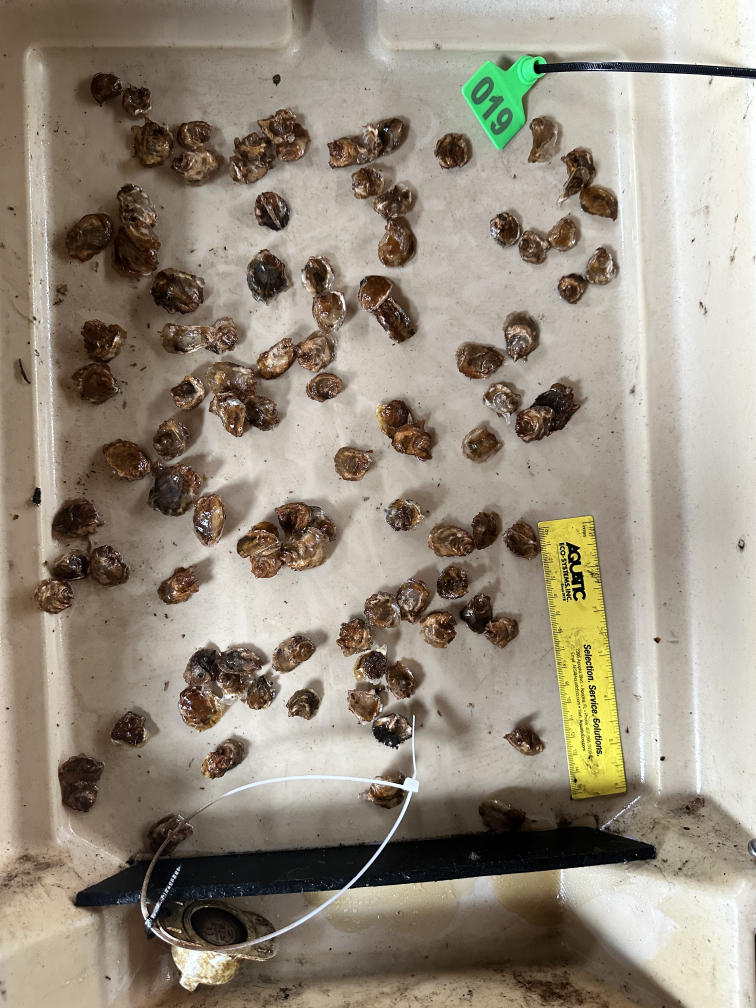
#> input picture data/images/juvenile-102.jpeg, 3024 x 4032 px (shown at 1/4 size); its folder holds only this picture in this run
$ python optimize_parameters.py
#> lines starting #> are read from the running program, lines starting #| are printed output that depends on the picture; after the words box and inside, x2 and y2 are one past the last pixel; in counts of white or black regions, pixels touching at a corner belong together
### code/count-automation/oyster_counter.py
#!/usr/bin/env python3
"""
Oyster Counter - Machine Learning Pipeline for Counting Oysters in Images

This script uses computer vision techniques to detect and count oysters in photographs.
It employs adaptive thresholding, morphological operations, and contour detection.

Author: GitHub Copilot
Created: 2025-10-20
"""

import cv2
import numpy as np
from skimage import morphology, measure
from pathlib import Path
import json
import argparse
from typing import Tuple, Dict, List
import sys


class OysterCounter:
    """
    A class for detecting and counting oysters in images using computer vision.

    Attributes:
        params (dict): Dictionary of tunable parameters for the detection algorithm
    """

    def __init__(self, params: Dict = None):
        """
        Initialize the OysterCounter with detection parameters.

        Args:
            params: Dictionary of parameters. If None, uses default values.
        """
        self.params = params or self._default_params()

    @staticmethod
    def _default_params() -> Dict:
        """Return default detection parameters (internal use)."""
        return {
            'resize_factor': 0.25,  # Resize images for faster processing
            'blur_kernel': 5,  # Gaussian blur kernel size
            'adaptive_block_size': 101,  # Block size for adaptive threshold
            'adaptive_c': 10,  # Constant subtracted from mean in adaptive threshold
            'morph_kernel_size': 5,  # Morphological operation kernel size
            'min_area': 500,  # Minimum contour area (in resized image)
            'max_area': 50000,  # Maximum contour area (in resized image)
            'circularity_threshold': 0.3,  # Minimum circularity (0-1)
            'aspect_ratio_max': 3.0,  # Maximum aspect ratio
        }

    @staticmethod
    def get_default_params() -> Dict:
        """
        Get a copy of the default detection parameters.

        Returns:
            Dictionary containing default parameter values
        """
        return OysterCounter._default_params().copy()

    def preprocess_image(self, image: np.ndarray) -> np.ndarray:
        """
        Preprocess the image for oyster detection.

        Args:
            image: Input BGR image from OpenCV

        Returns:
            Preprocessed grayscale image
        """
        # Resize for faster processing
        scale = self.params['resize_factor']
        resized = cv2.resize(image, None, fx=scale, fy=scale,
                            interpolation=cv2.INTER_AREA)

        # Convert to grayscale
        gray = cv2.cvtColor(resized, cv2.COLOR_BGR2GRAY)

        # Apply Gaussian blur to reduce noise
        blurred = cv2.GaussianBlur(gray,
                                   (self.params['blur_kernel'],
                                    self.params['blur_kernel']), 0)

        return blurred

    def detect_oysters(self, preprocessed: np.ndarray) -> Tuple[List, np.ndarray]:
        """
        Detect oysters in preprocessed image using contour detection.

        Args:
            preprocessed: Preprocessed grayscale image

        Returns:
            Tuple of (list of contours, binary mask)
        """
        # Adaptive thresholding to handle varying lighting
        binary = cv2.adaptiveThreshold(
            preprocessed,
            255,
            cv2.ADAPTIVE_THRESH_GAUSSIAN_C,
            cv2.THRESH_BINARY_INV,
            self.params['adaptive_block_size'],
            self.params['adaptive_c']
        )

        # Morphological operations to clean up the binary image
        kernel = cv2.getStructuringElement(
            cv2.MORPH_ELLIPSE,
            (self.params['morph_kernel_size'], self.params['morph_kernel_size'])
        )

        # Opening to remove small noise
        opened = cv2.morphologyEx(binary, cv2.MORPH_OPEN, kernel, iterations=2)

        # Closing to fill small holes
        closed = cv2.morphologyEx(opened, cv2.MORPH_CLOSE, kernel, iterations=2)

        # Find contours
        contours, _ = cv2.findContours(closed, cv2.RETR_EXTERNAL,
                                       cv2.CHAIN_APPROX_SIMPLE)

        # Filter contours based on size and shape
        valid_contours = []
        for contour in contours:
            area = cv2.contourArea(contour)

            # Filter by area
            if area < self.params['min_area'] or area > self.params['max_area']:
                continue

            # Calculate shape features
            perimeter = cv2.arcLength(contour, True)
            if perimeter == 0:
                continue

            # Circularity: 4π*area/perimeter²
            circularity = 4 * np.pi * area / (perimeter * perimeter)

            if circularity < self.params['circularity_threshold']:
                continue

            # Check aspect ratio
            x, y, w, h = cv2.boundingRect(contour)
            aspect_ratio = max(w, h) / min(w, h) if min(w, h) > 0 else 0

            if aspect_ratio > self.params['aspect_ratio_max']:
                continue

            valid_contours.append(contour)

        return valid_contours, closed

    def count_oysters(self, image_path: str) -> Tuple[int, np.ndarray]:
        """
        Count oysters in an image.

        Args:
            image_path: Path to the image file

        Returns:
            Tuple of (count, visualization image)
        """
        # Read image
        image = cv2.imread(image_path)
        if image is None:
            raise ValueError(f"Could not read image: {image_path}")

        # Preprocess
        preprocessed = self.preprocess_image(image)

        # Detect oysters
        contours, binary_mask = self.detect_oysters(preprocessed)

        # Create visualization
        vis = self.visualize_results(image, contours)

        return len(contours), vis

    def visualize_results(self, original_image: np.ndarray,
                         contours: List, show_contours: bool = True) -> np.ndarray:
        """
        Create a visualization of detection results.

        Args:
            original_image: Original BGR image
            contours: List of detected contours (in resized coordinates)
            show_contours: Whether to draw contours on the image

        Returns:
            Visualization image
        """
        # Create a copy for visualization
        scale = self.params['resize_factor']
        vis = cv2.resize(original_image, None, fx=scale, fy=scale,
                        interpolation=cv2.INTER_AREA)

        if show_contours and len(contours) > 0:
            # Draw contours in green
            cv2.drawContours(vis, contours, -1, (0, 255, 0), 2)

            # Draw bounding boxes and labels
            for i, contour in enumerate(contours):
                x, y, w, h = cv2.boundingRect(contour)
                cv2.rectangle(vis, (x, y), (x + w, y + h), (0, 255, 0), 2)
                cv2.putText(vis, str(i + 1), (x, y - 10),
                           cv2.FONT_HERSHEY_SIMPLEX, 0.5, (0, 255, 0), 2)

        # Add count text
        count_text = f"Count: {len(contours)}"
        cv2.putText(vis, count_text, (10, 30),
                   cv2.FONT_HERSHEY_SIMPLEX, 1, (0, 255, 0), 2)

        return vis


def parse_filename(filename: str) -> int:
    """
    Extract the oyster count from the filename.

    Args:
        filename: Name of the image file (e.g., 'juvenile-102.jpeg')

    Returns:
        The actual oyster count
    """
    # Remove extension and split by dash
    name = Path(filename).stem
    parts = name.split('-')

    # Get the last part which should be the count
    if len(parts) >= 2:
        return int(parts[-1])

    raise ValueError(f"Could not parse count from filename: {filename}")


def evaluate_on_dataset(counter: OysterCounter, image_dir: str,
                       output_dir: str = None) -> Dict:
    """
    Evaluate the counter on a dataset of labeled images.

    Args:
        counter: OysterCounter instance
        image_dir: Directory containing labeled images
        output_dir: Optional directory to save visualization images

    Returns:
        Dictionary with evaluation metrics
    """
    image_path = Path(image_dir)
    images = sorted(image_path.glob("*.jpeg")) + sorted(image_path.glob("*.jpg"))

    results = []

    for img_file in images:
        try:
            # Get ground truth from filename
            ground_truth = parse_filename(img_file.name)

            # Count oysters
            predicted_count, vis_image = counter.count_oysters(str(img_file))

            # Calculate error
            error = predicted_count - ground_truth
            abs_error = abs(error)
            pct_error = (abs_error / ground_truth * 100) if ground_truth > 0 else 0

            results.append({
                'filename': img_file.name,
                'ground_truth': ground_truth,
                'predicted': predicted_count,
                'error': error,
                'abs_error': abs_error,
                'pct_error': pct_error
            })

            print(f"{img_file.name}: GT={ground_truth}, Pred={predicted_count}, "
                  f"Error={error}, %Error={pct_error:.1f}%")

            # Save visualization if output directory specified
            if output_dir:
                output_path = Path(output_dir)
                output_path.mkdir(parents=True, exist_ok=True)
                output_file = output_path / f"detected_{img_file.name}"
                cv2.imwrite(str(output_file), vis_image)

        except Exception as e:
            print(f"Error processing {img_file.name}: {e}")

    # Calculate summary statistics
    if results:
        total_abs_error = sum(r['abs_error'] for r in results)
        mean_abs_error = total_abs_error / len(results)
        mean_pct_error = sum(r['pct_error'] for r in results) / len(results)

        summary = {
            'num_images': len(results),
            'mean_absolute_error': mean_abs_error,
            'mean_percentage_error': mean_pct_error,
            'results': results
        }
    else:
        summary = {'num_images': 0, 'results': []}

    return summary


# [68 lines left out: function main, not called in this run]


# [2 lines that do not run on import are left out]

### code/count-automation/optimize_parameters.py
#!/usr/bin/env python3
"""
Parameter Optimization for Oyster Counter

This script performs grid search to find optimal parameters for the oyster counting algorithm.

Author: GitHub Copilot
Created: 2025-10-20
"""

import json
import itertools
from pathlib import Path
import numpy as np
from oyster_counter import OysterCounter, evaluate_on_dataset
import sys


def grid_search(image_dir: str, param_grid: dict, output_file: str = None):
    """
    Perform grid search over parameter combinations.

    Args:
        image_dir: Directory containing labeled images
        param_grid: Dictionary of parameter names to lists of values to try
        output_file: Optional file to save results

    Returns:
        Dictionary with best parameters and results
    """
    # Generate all combinations
    param_names = list(param_grid.keys())
    param_values = list(param_grid.values())
    combinations = list(itertools.product(*param_values))

    print(f"Testing {len(combinations)} parameter combinations...")
    print("="*80)

    best_mae = float('inf')
    best_params = None
    best_results = None
    all_trials = []

    for i, combo in enumerate(combinations):
        # Create parameter dict
        params = OysterCounter.get_default_params()
        for name, value in zip(param_names, combo):
            params[name] = value

        # Test this combination
        counter = OysterCounter(params)
        results = evaluate_on_dataset(counter, image_dir, output_dir=None)

        if results['num_images'] > 0:
            mae = results['mean_absolute_error']
            mpe = results['mean_percentage_error']

            trial_info = {
                'trial': i + 1,
                'params': params,
                'mae': mae,
                'mpe': mpe
            }
            all_trials.append(trial_info)

            print(f"\nTrial {i+1}/{len(combinations)}")
            print(f"Parameters: {combo}")
            print(f"MAE: {mae:.2f}, MPE: {mpe:.1f}%")

            if mae < best_mae:
                best_mae = mae
                best_params = params.copy()
                best_results = results
                print("*** New best result! ***")

    print("\n" + "="*80)
    print("OPTIMIZATION COMPLETE")
    print("="*80)
    print(f"\nBest Mean Absolute Error: {best_mae:.2f}")
    print(f"Best Parameters:")
    for key, value in best_params.items():
        print(f"  {key}: {value}")

    output = {
        'best_params': best_params,
        'best_mae': best_mae,
        'best_mpe': best_results['mean_percentage_error'] if best_results else None,
        'all_trials': all_trials
    }

    # Save results if output file specified
    if output_file:
        with open(output_file, 'w') as f:
            json.dump(output, f, indent=2)
        print(f"\nOptimization results saved to: {output_file}")

    return output


def main():
    """Main function."""
    # Define parameter grid for optimization
    # These ranges are based on typical values for blob/object detection
    param_grid = {
        'adaptive_block_size': [51, 75, 101, 151],
        'adaptive_c': [5, 10, 15, 20],
        'min_area': [200, 400, 600, 800],
        'max_area': [30000, 50000, 70000],
        'circularity_threshold': [0.2, 0.3, 0.4],
        'morph_kernel_size': [3, 5, 7],
    }

    # Use a smaller grid for faster optimization
    # You can expand this for more thorough optimization
    quick_param_grid = {
        'adaptive_block_size': [75, 101],
        'adaptive_c': [8, 12],
        'min_area': [300, 500, 700],
        'max_area': [40000, 60000],
        'circularity_threshold': [0.25, 0.35],
        'morph_kernel_size': [5, 7],
    }

    image_dir = '../../data/images'
    output_file = '../../output/count-automation/optimization_results.json'

    # Create output directory
    Path(output_file).parent.mkdir(parents=True, exist_ok=True)

    print("Starting parameter optimization...")
    print(f"Using {'quick' if len(sys.argv) == 1 else 'full'} parameter grid")
    print()

    # Run optimization with quick grid by default
    # Use full grid if --full argument is provided
    use_full = len(sys.argv) > 1 and sys.argv[1] == '--full'
    grid = param_grid if use_full else quick_param_grid

    results = grid_search(image_dir, grid, output_file)
#> in count_oysters, image is the input picture: shape (4032, 3024, 3); mean B, G, R 125.9, 140.9, 150.4
#> in preprocess_image, `resized = cv2.resize(image, None, fx=scale, fy=scale, interpolation=cv..`:
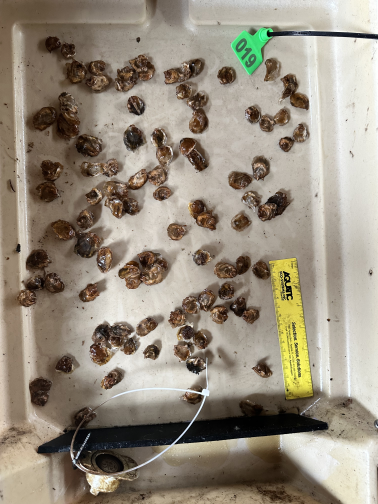
#> resized: shape (1008, 756, 3) (shown at 1/2 size); mean B, G, R 125.9, 140.9, 150.4
#> in preprocess_image, `gray = cv2.cvtColor(resized, cv2.COLOR_BGR2GRAY)`:
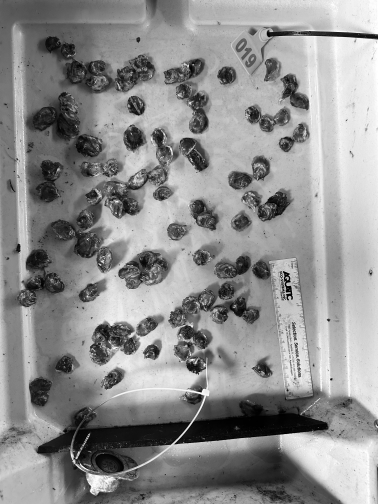
#> gray: shape (1008, 756) (shown at 1/2 size); min 0, max 255, mean 142
#> in detect_oysters, `binary = cv2.adaptiveThreshold( preprocessed, 255, cv2.ADAPTIVE_THRESH..`:
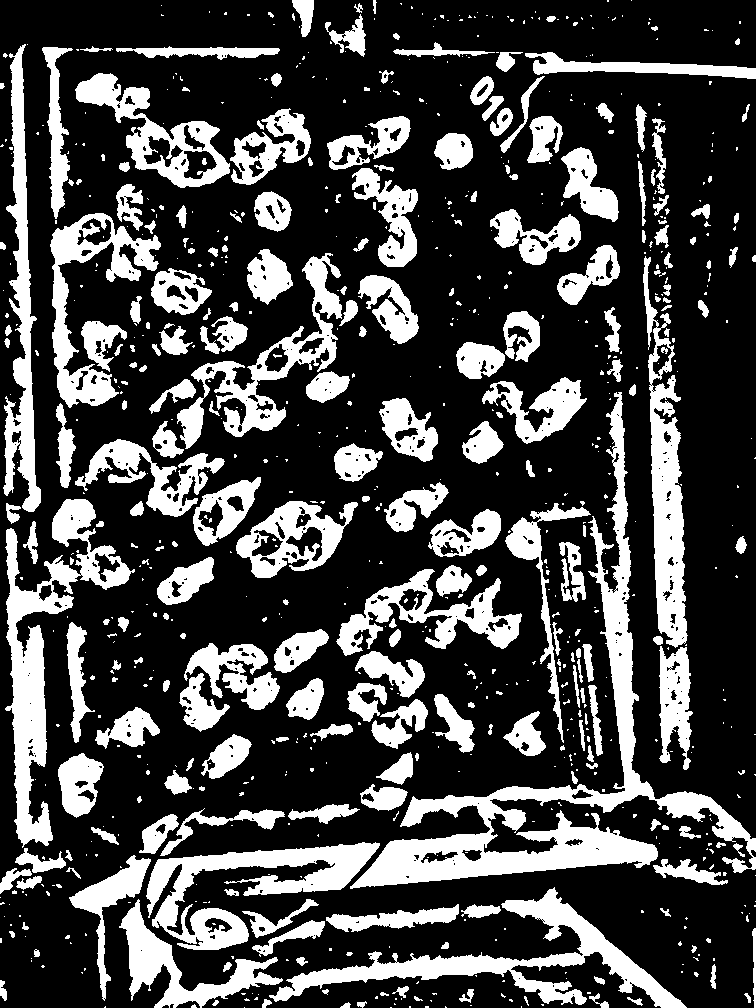
#> binary: shape (1008, 756); 27.5% white; 809 white regions (549 under 20 px), largest, box (x1, y1, x2, y2) and area: (350, 392, 756, 889) 22759, (5, 499, 135, 848) 11283, (269, 887, 687, 1008) 9994
#> in detect_oysters, `opened = cv2.morphologyEx(binary, cv2.MORPH_OPEN, kernel, iterations=2)`:
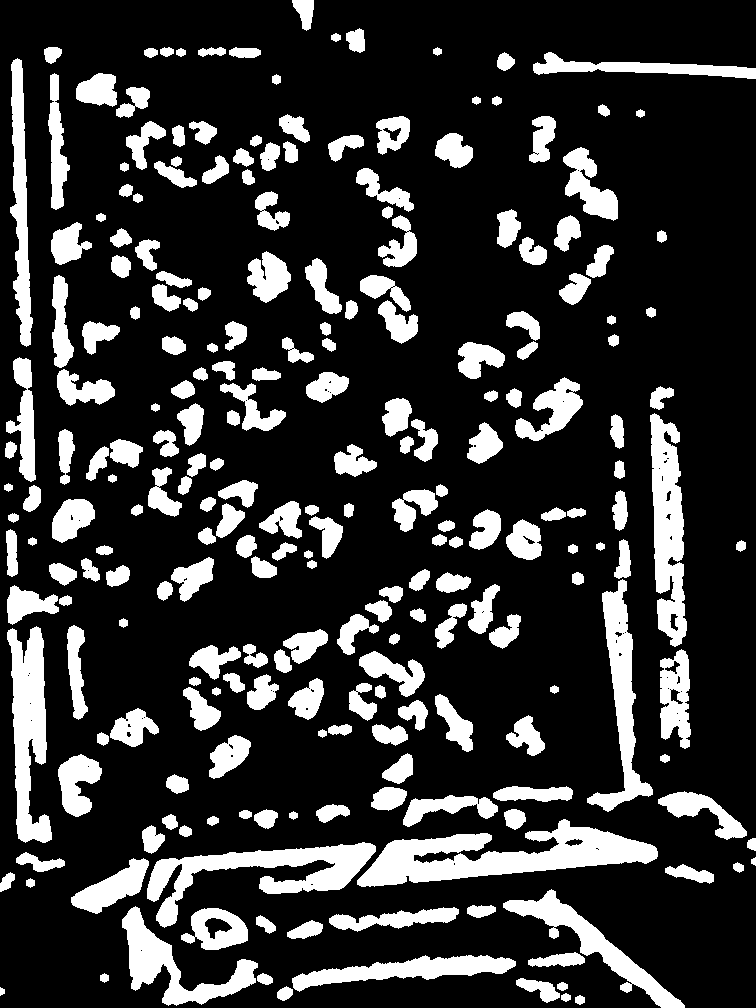
#> opened: shape (1008, 756); 20.5% white; 238 white regions, largest, box (x1, y1, x2, y2) and area: (357, 819, 658, 887) 9342, (147, 842, 376, 928) 6423, (650, 413, 687, 647) 5643
#> in detect_oysters, `closed = cv2.morphologyEx(opened, cv2.MORPH_CLOSE, kernel, iterations=2)`:
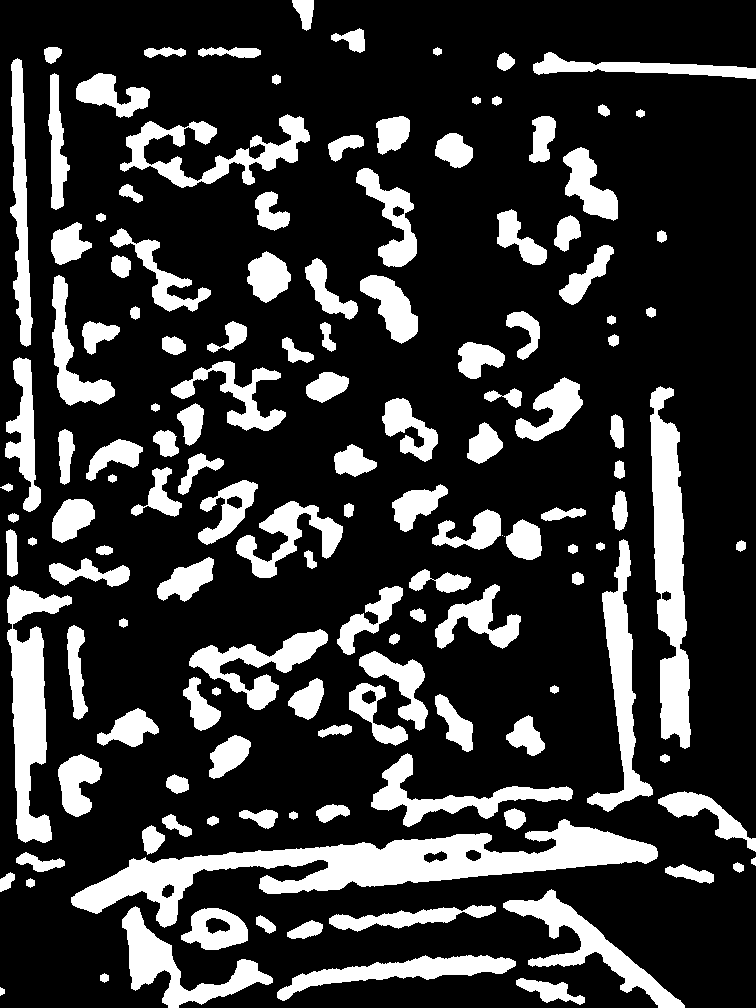
#> closed: shape (1008, 756); 21.6% white; 140 white regions (2 under 20 px)
#> in detect_oysters, `contours, _ = cv2.findContours(closed, cv2.RETR_EXTERNAL, cv2.CHAIN_AP..`: contours = 140 contours, 2 with area under 20; largest, box (x1, y1, x2, y2) and area: (71, 819, 658, 928) 18423, (650, 386, 691, 749) 8570, (7, 585, 72, 843) 6735, (587, 539, 653, 812) 4759, (503, 889, 685, 1008) 4420
#> the loop in detect_oysters, `for contour in contours:` made 140 passes
#> area on passes 1, 3, 6, 11, 12, 14, 15, 19: 22, 52, 184.5, 52, 162.5, 68.5, 22, 71
#> (the rest of the program and of its run is left out)
